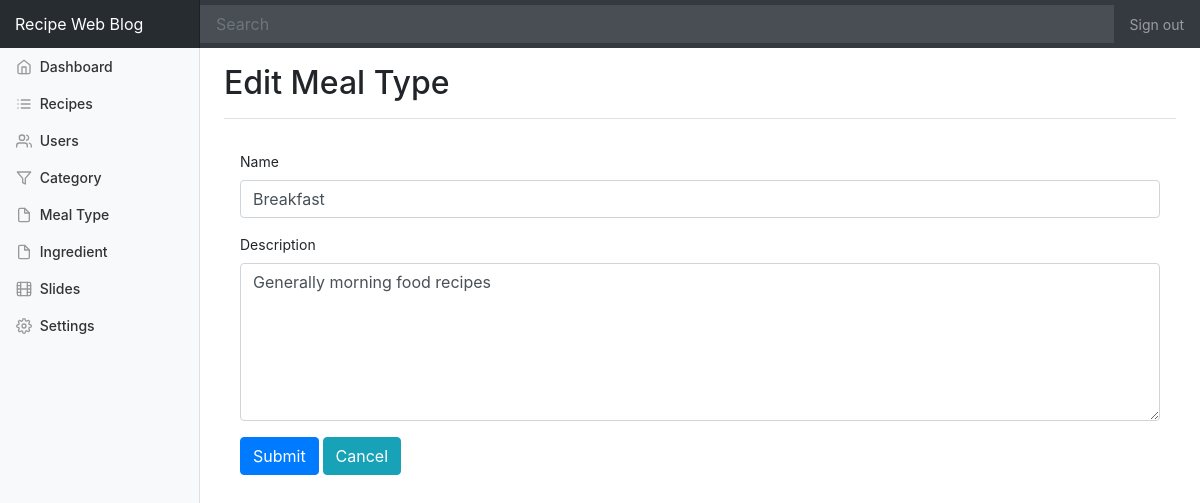
The app's page /dashboard/edit_mealtype.php?id=1 (signed in) with its own data.
### tables this page shows
CREATE TABLE `settings` (
  `id` int(10) UNSIGNED NOT NULL,
  `name` varchar(32) NOT NULL,
  `value` varchar(400) NOT NULL,
  `last_changed` timestamp NOT NULL DEFAULT CURRENT_TIMESTAMP
);

CREATE TABLE `meal_type` (
  `id` int(11) NOT NULL,
  `name` varchar(40) NOT NULL,
  `description` varchar(400) NOT NULL
);

### includes/functions.php (called while the page is built, shortened)
<?php
function get_setting($name) {
  $table_name = 'settings';
  $db = (new Database())->getConnection();
  $stmt = $db->prepare('SELECT value FROM '. $table_name .' WHERE name = "'.$name.'" LIMIT 1');
  $stmt->execute();
  if($stmt->rowCount() > 0) {
    return $stmt->fetch()[0];
  } else {
    return null;
  }
}
function get_data_by_id($tablename, $id) {
  $db = (new Database)->getConnection();
  $query = 'SELECT * FROM '. $tablename . ' WHERE id = '. $id;
  $stmt = $db->prepare($query);
  $stmt->execute();
  return $stmt->fetch();
}

### dashboard/edit_mealtype.php (the view, shortened to what this page needs)
<?php
$data = get_data_by_id('meal_type',$_GET['id']);
$page_title = 'Edit Meal Type';
include_once 'partials/header.php';
?>
<div class="d-flex justify-content-between flex-wrap flex-md-nowrap align-items-center pb-2 mb-3 border-bottom">
    <h1 class="h2"><?php echo isset($page_title)? ucfirst($page_title): 'Dashboard'; ?></h1>
</div>
<div class="content">
    <div class="row">
        <div class="col-md-12">
            <div class="login-form p-3">
                <form action="operations/update_mealtype.php" method="post">
                    <fieldset>
                        <div class="form-group">
                            <label for="category_name">Name</label>
                            <input type="text" name="name" id="category_name" class="form-control" autocomplete="off" autofocus="on" value="<?php echo $data['name'] ?>"/>
                        </div>
                        <div class="form-group">
                            <label for="description">Description</label>
                            <textarea name="description" class="form-control" id="description" rows="6"><?php echo $data['description'] ?></textarea>
                        </div>
                        <div class="form-group">
                            <button class="btn btn-primary" type="submit">Submit</button>
                            <a href="meal_type.php" class="btn btn-info">Cancel</a>
                        </div>
                    </fieldset>
                </form>
            </div>
        </div>
    </div>
</div>
<?php include_once 'partials/footer.php';

### dashboard/partials/header.php (shortened to what this page needs)
<?php
  $website_name = get_setting('website_name');
?>
<!doctype html>
<html lang="en">
  <head>
    <link rel="stylesheet" href="../css/bootstrap.min.css" media="all" />
    <link href="../css/dashboard.css" rel="stylesheet">
  </head>
  <body>
    <nav class="navbar navbar-dark sticky-top bg-dark flex-md-nowrap p-0">
      <a class="navbar-brand col-sm-3 col-md-2 mr-0" href="../index.php"><?php echo $website_name? $website_name : get_config('app', 'name'); ?></a>
      <input class="form-control form-control-dark w-100" type="text" placeholder="Search" aria-label="Search">
      <ul class="navbar-nav px-3">
        <li class="nav-item text-nowrap">
          <a class="nav-link" href="../logout.php">Sign out</a>
        </li>
      </ul>
    </nav>
    <div class="container-fluid">
      <div class="row">
        <nav class="col-md-2 d-none d-md-block bg-light sidebar">
          <div class="sidebar-fixed pt-5">
            <ul class="nav flex-column">
              <li class="nav-item">
                <a class="nav-link <?php echo isset($page_title) && $page_title === 'Dashboard'? 'active':'';?>" href="index.php">
                  <span data-feather="home"></span>
                  Dashboard <?php echo isset($page_title) && $page_title === 'Dashboard'? '<span class="sr-only">(current)</span>':'';?>
                </a>
              </li>
              <li class="nav-item">
                <a class="nav-link <?php echo isset($page_title) && $page_title === 'Recipes'? 'active':'';?>" href="recipes.php">
                  <span data-feather="list"></span>
                  Recipes <?php echo isset($page_title) && $page_title === 'Recipes'? '<span class="sr-only">(current)</span>':'';?>
                </a>
              </li>
              <li class="nav-item">
                <a class="nav-link <?php echo isset($page_title) && $page_title === 'Users'? 'active':'';?>" href="users.php">
                  <span data-feather="users"></span>
                  Users <?php echo isset($page_title) && $page_title === 'Users'? '<span class="sr-only">(current)</span>':'';?>
                </a>
              </li>
              <li class="nav-item">
                <a class="nav-link <?php echo isset($page_title) && $page_title === 'Category'? 'active':'';?>" href="category.php">
                  <span data-feather="filter"></span>
                  Category <?php echo isset($page_title) && $page_title === 'Category'? '<span class="sr-only">(current)</span>':'';?>
                </a>
              </li>
              <li class="nav-item">
                <a class="nav-link <?php echo isset($page_title) && $page_title === 'Meal Type'? 'active':'';?>" href="meal_type.php">
                  <span data-feather="file"></span>
                  Meal Type <?php echo isset($page_title) && $page_title === 'Meal Type'? '<span class="sr-only">(current)</span>':'';?>
                </a>
              </li>
              <li class="nav-item">
                <a class="nav-link <?php echo isset($page_title) && $page_title === 'Ingredient'? 'active':'';?>" href="ingredient.php">
                  <span data-feather="file"></span>
                  Ingredient <?php echo isset($page_title) && $page_title === 'Ingredient'? '<span class="sr-only">(current)</span>':'';?>
                </a>
              </li>
              <li class="nav-item dropdown">
                <a class="nav-link <?php echo isset($page_title) && $page_title === 'Slides'? 'active':'';?>" href="slides.php" >
                  <span data-feather="film"></span>
                  Slides <?php echo isset($page_title) && $page_title === 'Slides'? '<span class="sr-only">(current)</span>':'';?>
                </a>
              </li>
              <li class="nav-item">
                <a class="nav-link <?php echo isset($page_title) && $page_title === 'Settings'? 'active':'';?>" href="settings.php">
                  <span data-feather="settings"></span>
                  Settings <?php echo isset($page_title) && $page_title === 'Settings'? '<span class="sr-only">(current)</span>':'';?>
                </a>
              </li>
            </ul>
          </div>
        </nav>
        <main role="main" class="col-md-9 ml-sm-auto col-lg-10 pt-3 px-4">

### css/dashboard.css (style rules this page uses)
body { font-size: .875rem; }
.feather { width: 16px; height: 16px; vertical-align: text-bottom; }
.sidebar { position: fixed; top: 0; bottom: 0; left: 0; z-index: 100; padding: 0; box-shadow: inset -1px 0 0 rgba(0, 0, 0, .1); }
.sidebar .nav-link { font-weight: 500; color: #333; }
.sidebar .nav-link .feather { margin-right: 4px; color: #999; }
.navbar-brand { padding-top: .75rem; padding-bottom: .75rem; font-size: 1rem; background-color: rgba(0, 0, 0, .25); box-shadow: inset -1px 0 0 rgba(0, 0, 0, .25); }
.navbar .form-control { padding: .75rem 1rem; border-width: 0; border-radius: 0; }
.form-control-dark { color: #fff; background-color: rgba(255, 255, 255, .1); border-color: rgba(255, 255, 255, .1); }
.border-bottom { border-bottom: 1px solid #e5e5e5; }

### records on screen
settings: value "Recipe Web Blog"
meal_type: name "Breakfast", description "Generally morning food recipes"

### other values on screen
$page_title "Edit Meal Type"
